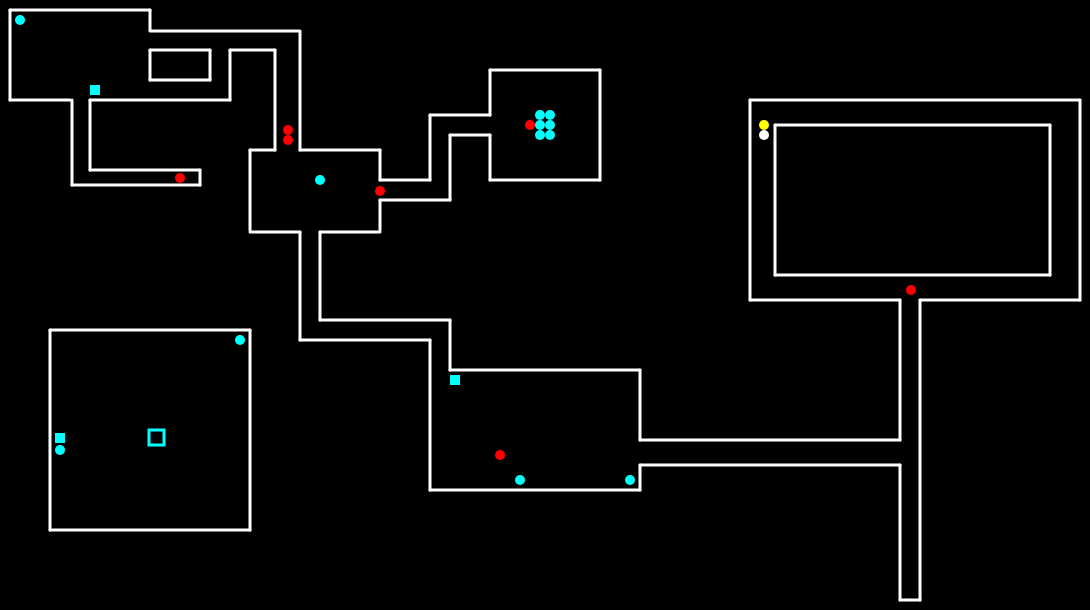
Frame 1 (no input)
Frame 60 (no input): identical to frame 1, image omitted
Frame 120 (the mouse pressed at the canvas centre since frame 60): identical to frame 1, image omitted

The p5.js sketch that drew this single still picture (run headless with seeded random() and noise() and a simulated clock; from frame 60 on, the mouse is pressed at the canvas centre):

// p5.js sketch
// ── sketch.js
function setup() {
  createCanvas(1090, 610);
}

function draw() {
  background(0);
  stroke(255);
  strokeWeight(3);
  //room 1
  line(10, 10, 10, 100);
  line(10, 10, 150, 10);

  line(150, 10, 150, 30);
  line(150, 50, 150, 80);

  line(10, 100, 70, 100);
  line(230, 100, 90, 100);

  //room 1 icons
  //blue item icon
  noStroke();
  fill(0, 255, 255);
  ellipse(20, 20, 10, 10);

  //blue square icons
  rect(90, 85, 10, 10);

  //paths
  //right path from room 1 to room 2
  stroke(255);
  strokeWeight(3);
  line(150, 31, 300, 31);
  line(150, 50, 210, 50);
  line(150, 80, 210, 80);

  line(210, 50, 210, 80);
  line(230, 50, 230, 100);

  line(300, 32, 300, 150);
  line(230, 50, 275, 50);

  line(275, 50, 275, 150);
  //foe in right path from room 1 to room 2
  noStroke();
  fill(255, 0, 0);
  ellipse(288, 130, 10, 10);
  ellipse(288, 140, 10, 10);

  //bottom path from room 1 to dead end
  stroke(255);
  strokeWeight(3);
  line(72, 100, 72, 185);
  line(90, 100, 90, 170);

  line(72, 185, 200, 185);
  line(90, 170, 200, 170);
  line(200, 170, 200, 185);
  //foe in dead end path
  noStroke();
  fill(255, 0, 0);
  ellipse(180, 178, 10, 10);

  //room 2
  stroke(255);
  strokeWeight(3);
  line(250, 150, 275, 150);
  line(300, 150, 380, 150);

  line(250, 150, 250, 230);
  line(380, 150, 380, 180);

  line(380, 200, 380, 230);

  line(250, 232, 300, 232);
  line(320, 232, 380, 232);

  //room 2 icons
  //blue item icon
  noStroke();
  fill(0, 255, 255);
  ellipse(320, 180, 10, 10);

  //foe icon
  fill(255, 0, 0);
  ellipse(380, 191, 10, 10);

  //path from room 2 to room 5 (6 lines)
  stroke(255);
  strokeWeight(3);
  line(380, 180, 430, 180);
  line(380, 200, 450, 200);

  line(430, 115, 430, 180);
  line(450, 135, 450, 200);

  line(430, 115, 490, 115);
  line(450, 135, 490, 135);


  //path from room 2 to room 3 (6 lines)
  line(300, 232, 300, 340);
  line(320, 232, 320, 320);

  line(320, 320, 450, 320);
  line(300, 340, 430, 340);

  line(430, 340, 430, 490);
  line(450, 320, 450, 370);

  //room 3
  line(450, 370, 640, 370);
  line(430, 490, 640, 490);
  line(640, 370, 640, 440);
  line(640, 465, 640, 490);

  //room 3 icons
  //red foe
  noStroke();
  fill(255, 0, 0);
  ellipse(500, 455, 10, 10);
  //blue item 1
  fill(0, 255, 255);
  ellipse(520, 480, 10, 10);
  //blue item 2
  ellipse(630, 480, 10, 10);
  //blue trap
  rect(450, 375, 10, 10);

  //room 4 - stairs room without enterance - in middle of map
  stroke(255);
  strokeWeight(3);
  line(50, 330, 250, 330);
  line(50, 530, 250, 530);
  line(50, 330, 50, 530);
  line(250, 330, 250, 530);

  //room 4 icons
  //stairs -- blue
  stroke(0, 255, 255);
  fill(0);
  rect(149, 430, 15, 15);
  //items -- blue
  noStroke();
  fill(0, 255, 255);
  ellipse(60, 450, 10, 10);
    ellipse(240, 340, 10, 10);
  //trap
  fill(0, 255, 255);
  rect(55, 433, 10, 10);

  //room 5
  stroke(255);
  strokeWeight(3);
  line(490, 70, 490, 115);
  line(490, 135, 490, 180);

  line(490, 70, 600, 70);
  line(490, 180, 600, 180);

  line(600, 70, 600, 180);

  //room 5 icons
  //blue item 1
  noStroke();
  fill(0, 255, 255);
  ellipse(540, 115, 10, 10);
  //blue item 2
  fill(0, 255, 255);
  ellipse(540, 125, 10, 10);
  //blue item 3
  fill(0, 255, 255);
  ellipse(540, 135, 10, 10);
  //blue item 4
  fill(0, 255, 255);
  ellipse(550, 115, 10, 10);
  //blue item 5
  fill(0, 255, 255);
  ellipse(550, 125, 10, 10);
  //blue item 6
  fill(0, 255, 255);
  ellipse(550, 135, 10, 10);
  //foe
  fill(255, 0, 0);
  ellipse(530, 125, 10, 10);

  //path from room 3 to deadends
  stroke(255);
  strokeWeight(3);
  line(640, 440, 900, 440);
  line(640, 465, 900, 465);

  line(900, 300, 900, 440);
  line(900, 465, 900, 600);
  line(920, 300, 920, 600);

  line(775, 275, 1050, 275);
  line(775, 125, 775, 275);
  line(1050, 125, 1050, 275);
  line(775, 125, 1050, 125);

  line(750, 300, 900, 300);
  line(920, 300, 1080, 300);
  line(750, 100, 750, 300);
  line(1080, 100, 1080, 300);
  line(750, 100, 1080, 100);

  line(900, 600, 920, 600);

  //path icons for path from room 3 to dead ends
  //foe
  noStroke();
  fill(255, 0, 0);
  ellipse(911, 290, 10, 10);
  //MC
  fill(255);
  ellipse(764, 135, 10, 10);
  //teammate
  fill(255, 255, 0);
  ellipse(764, 125, 10, 10);

}
